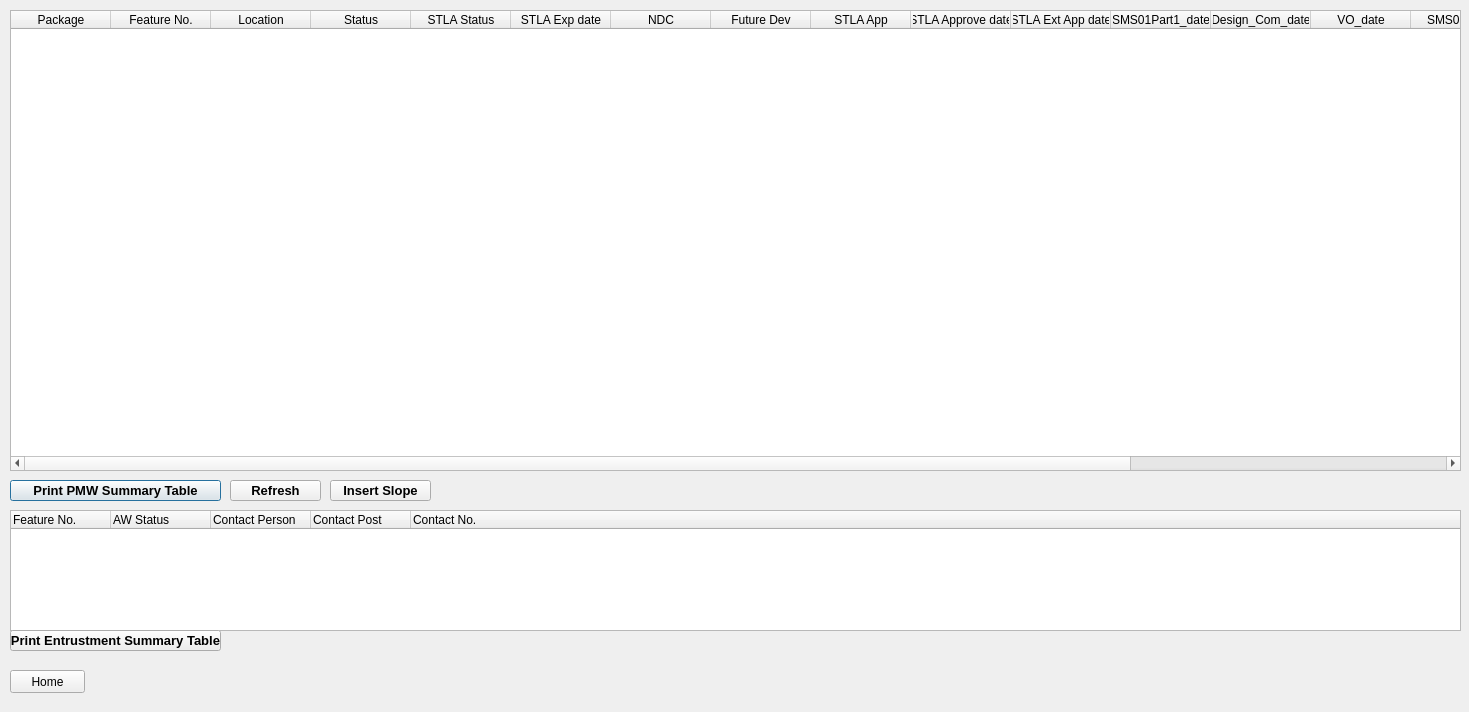
<?xml version="1.0" encoding="UTF-8"?>
<ui version="4.0">
 <class>Dialog</class>
 <widget class="QDialog" name="Dialog">
  <property name="geometry">
   <rect>
    <x>0</x>
    <y>0</y>
    <width>1469</width>
    <height>712</height>
   </rect>
  </property>
  <property name="windowTitle">
   <string>Dialog</string>
  </property>
  <widget class="QPushButton" name="T1_PMW_Print_Table_but">
   <property name="geometry">
    <rect>
     <x>10</x>
     <y>480</y>
     <width>211</width>
     <height>21</height>
    </rect>
   </property>
   <property name="font">
    <font>
     <pointsize>10</pointsize>
     <weight>75</weight>
     <bold>true</bold>
    </font>
   </property>
   <property name="text">
    <string>Print PMW Summary Table</string>
   </property>
  </widget>
  <widget class="QTreeWidget" name="T1_Entrust_table">
   <property name="geometry">
    <rect>
     <x>10</x>
     <y>510</y>
     <width>1451</width>
     <height>121</height>
    </rect>
   </property>
   <column>
    <property name="text">
     <string>Feature No.</string>
    </property>
   </column>
   <column>
    <property name="text">
     <string>AW Status</string>
    </property>
   </column>
   <column>
    <property name="text">
     <string>Contact Person</string>
    </property>
   </column>
   <column>
    <property name="text">
     <string>Contact Post</string>
    </property>
   </column>
   <column>
    <property name="text">
     <string>Contact No.</string>
    </property>
   </column>
  </widget>
  <widget class="QPushButton" name="T1_PMW_home_but">
   <property name="geometry">
    <rect>
     <x>10</x>
     <y>670</y>
     <width>75</width>
     <height>23</height>
    </rect>
   </property>
   <property name="text">
    <string>Home</string>
   </property>
  </widget>
  <widget class="QPushButton" name="T1_PMW_Entrust_but">
   <property name="geometry">
    <rect>
     <x>10</x>
     <y>630</y>
     <width>211</width>
     <height>21</height>
    </rect>
   </property>
   <property name="font">
    <font>
     <pointsize>10</pointsize>
     <weight>75</weight>
     <bold>true</bold>
    </font>
   </property>
   <property name="text">
    <string>Print Entrustment Summary Table</string>
   </property>
  </widget>
  <widget class="QPushButton" name="T1_PMW_Refresh_but">
   <property name="geometry">
    <rect>
     <x>230</x>
     <y>480</y>
     <width>91</width>
     <height>21</height>
    </rect>
   </property>
   <property name="font">
    <font>
     <pointsize>10</pointsize>
     <weight>75</weight>
     <bold>true</bold>
    </font>
   </property>
   <property name="text">
    <string>Refresh</string>
   </property>
  </widget>
  <widget class="QPushButton" name="T1_PMW_Insert_but">
   <property name="geometry">
    <rect>
     <x>330</x>
     <y>480</y>
     <width>101</width>
     <height>21</height>
    </rect>
   </property>
   <property name="font">
    <font>
     <pointsize>10</pointsize>
     <weight>75</weight>
     <bold>true</bold>
    </font>
   </property>
   <property name="text">
    <string>Insert Slope</string>
   </property>
  </widget>
  <widget class="QTableWidget" name="T1_PMW_table">
   <property name="geometry">
    <rect>
     <x>10</x>
     <y>10</y>
     <width>1451</width>
     <height>461</height>
    </rect>
   </property>
   <column>
    <property name="text">
     <string>Package</string>
    </property>
   </column>
   <column>
    <property name="text">
     <string>Feature No.</string>
    </property>
   </column>
   <column>
    <property name="text">
     <string>Location</string>
    </property>
   </column>
   <column>
    <property name="text">
     <string>Status</string>
    </property>
   </column>
   <column>
    <property name="text">
     <string>STLA Status</string>
    </property>
   </column>
   <column>
    <property name="text">
     <string>STLA Exp date</string>
    </property>
   </column>
   <column>
    <property name="text">
     <string>NDC</string>
    </property>
   </column>
   <column>
    <property name="text">
     <string>Future Dev</string>
    </property>
   </column>
   <column>
    <property name="text">
     <string>STLA App</string>
    </property>
   </column>
   <column>
    <property name="text">
     <string>STLA Approve date</string>
    </property>
   </column>
   <column>
    <property name="text">
     <string>STLA Ext App date</string>
    </property>
   </column>
   <column>
    <property name="text">
     <string>SMS01Part1_date</string>
    </property>
   </column>
   <column>
    <property name="text">
     <string>Design_Com_date</string>
    </property>
   </column>
   <column>
    <property name="text">
     <string>VO_date</string>
    </property>
   </column>
   <column>
    <property name="text">
     <string>SMS01Part2</string>
    </property>
   </column>
   <column>
    <property name="text">
     <string>TO_Issue_date</string>
    </property>
   </column>
   <column>
    <property name="text">
     <string>Completion_date</string>
    </property>
   </column>
   <column>
    <property name="text">
     <string>id</string>
    </property>
   </column>
  </widget>
 </widget>
 <resources/>
 <connections/>
</ui>
